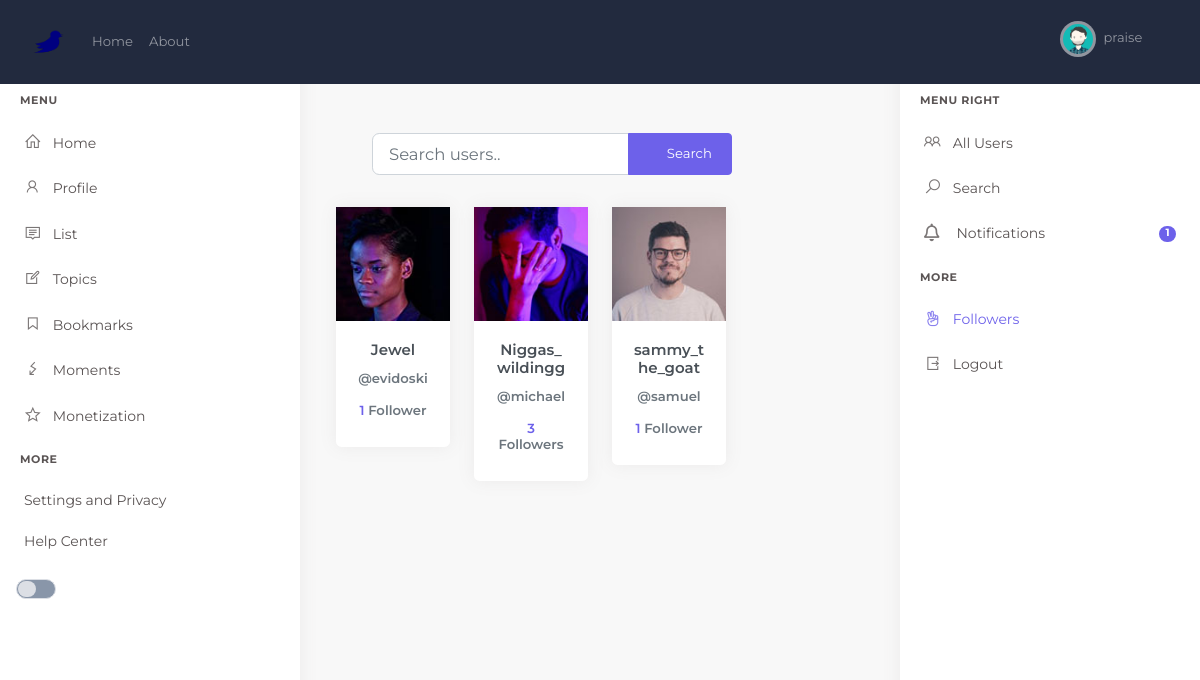
/followers/ (signed in), run on the app's committed database.
### users/models.py (models this page shows, shortened)
class Profile(models.Model):
    user = models.OneToOneField(User, on_delete=models.CASCADE)
    displayname = models.CharField('Name', default='', max_length=25, blank=True, null=True)
    slug = AutoSlugField(populate_from='user', null=True)
    bio = models.TextField(default='', blank=True, null=True)
    birthday = models.DateField('Birthday', blank=True, null=True)
    image = models.ImageField(default='default.png', upload_to='profile_pics', blank=True, null=True)
    coverimage = models.ImageField(default='default_cover.jpg', upload_to='cover_pics', blank=True, null=True)
    followers = models.ManyToManyField("Profile", blank=True)
    def get_absolute_url(self):
        return "/users/profile/{}".format(self.slug)

### users/views.py (the view)
# urls.py: path('followers/', user_views.follower_list, name='follower_list'),
def follower_list(request):
    user=request.user
    rec_follow_requests = FollowRequest.objects.filter(to_user=user)
    p = request.user.profile
    followers = p.followers.all()
    context = {
        'followers': followers,
        'rec_follow_requests': rec_follow_requests
    }
    return render(request, "users/follower_list.html", context)

### users/templates/users/follower_list.html (shortened to what this page needs)
{% extends "blog/base.html" %}
{% block content %}
<div class="main-content">
    <div class="page-content">
        <div class="container-fluid">
            {% block searchform %}
            <div class="row ">
                <div class="col-12 col-sm-12 col-md-6 col-xl-9">
                            <form class=" my-2 my-lg-0 ml-5" action="{% url 'search_users' %}" method="get">
                                <div class="form-group">
                                    <div class="input-group h-100"  >
                                        <input type="text" class="form-control form-control-lg" name="q" placeholder="Search users.." aria-label="Search users..">
                                        <div class="input-group-append">
                                            <button class="btn btn-primary waves-effect waves-light" type="submit"><i class="fas fa-search mr-2"></i>Search</button>
                                        </div>
                                    </div>
                                </div>
                            </form>
                </div>
            </div>
            {% endblock searchform %}
                <div class="container">
                    <div class="row">
                        {% if followers %}
                            {% for user_p in followers %}
                                <div class="col-md-3">
                                    <div class="card-deck-wrapper">
                                        <div class="card-deck">
                                            <div class="card card-signin card-animate my-3">
                                                <a href="{{ user_p.get_absolute_url }}"><img class="card-img-top" src="{{ user_p.image.url }}" alt=""/></a>
                                                <div class="card-body">
                                                <h5 class="card-title text-center">{{ user_p.displayname }}</h5>
                                                <h6 class="text-center">
                                                    <a href="{{ user_p.get_absolute_url }}"><p class="text-muted"><span>@</span>{{user_p.user}}</p></a>
                                                </h6>
                                                <h6 class="text-center">
                                                    <a href="/users/followers/{{user_p.id}}">
                                                        {{ user_p.followers.count }}<span class="text-muted"> Follower{{ user_p.followers.count|pluralize }}</span>
                                                    </a>
                                                </h6>
                                                </div>
                                            </div>
                                        </div>
                                    </div>
                                </div>
                            {% endfor %}
                        {% else %}
                            <br /><br />
                            <h5 class="not_found_text text-center">Find Users <a href="{% url 'users_list' %}" class="">here <i class="la la-arrow-right"></i></a></h5>
                        {% endif %}
                    </div>
                </div>
        </div>
    </div>
</div>
{% endblock content %}

### blog/templates/blog/base.html (shortened to what this page needs)
{% load static %}
<!doctype html>
<html>
    <head>
        <link rel="stylesheet" href="" type="text/css">
        <link rel="stylesheet" href="{% static 'blog/plugins/dropify/dropify.min.css' %}" type="text/css">
            <link rel="stylesheet" type="text/css" href="{% static 'blog/main.css' %}">
            <link rel="stylesheet" type="text/css" href="{% static 'blog/fontawesome5/css/all.css' %}">
            <link rel="stylesheet" type="text/css" href="{% static 'blog/line-awesome/css/line-awesome.css' %}">
        <link rel="stylesheet" href="{% static 'blog/plugins/select2/select2.min.css' %}" type="text/css">
        <link rel="stylesheet" href="{% static 'blog/plugins/bootstrap-datepicker/bootstrap-datepicker.min.css' %}" type="text/css">
        <link rel="stylesheet" href="{% static 'blog/plugins/icons.min.css' %}" type="text/css">
        <link rel="stylesheet" href="{% static 'blog/plugins/bootstrap.min.css' %}" type="text/css">
        <link rel="stylesheet" href="{% static 'blog/plugins/theme.min.css' %}" type="text/css">
    </head>
    <body>
        <nav class="navbar navbar-expand-lg navbar-dark bg-dark sticky-top">
            <div class="container-fluid">
              <a class="navbar-brand" href="/">
                  <img src="{% static 'blog/twitter-bird.png' %}" width="40px"/>
              </a>
              <div class="collapse navbar-collapse" id="navbarSupportedContent">
                <ul class="navbar-nav mr-auto">
                  <li class="nav-item">
                    <a class="nav-link" href="{% url 'blog-home' %}">Home <span class="sr-only">(current)</span></a>
                  </li>
                  <li class="nav-item">
                    <a class="nav-link" href="{% url 'blog-about' %}">About</a>
                  </li>
                </ul>
                <ul class="navbar-nav">
                    {% if user.is_authenticated %}
                          <li class="nav-item dropdown">
                            <a class="nav-link navbar-link waves-effect" href="javascript:void(0)" id="page-header-user-dropdown" data-toggle="dropdown" aria-haspopup="true" aria-expanded="false">
                                <img width="30px" class="rounded-circle header-profile-user" src="{{ user.profile.image.url }}"  />
                                <span class="d-none d-sm-inline-block ml-1 font-size-13">{{user.username}}</span>
                                <span class="icon icon-small mx-1"><span class="fas fa-chevron-down"></span></span>
                            </a>
                        </li>
                    {% else %}
                      <li class="nav-item"><a class="nav-link" href="{% url 'login' %}">Login</a></li>
                      <li class="nav-item"><a class="nav-link" href="{% url 'register' %}">Register</a></li>
                    {% endif %}
                </ul>
              </div>
            </div>
        </nav>
        <div id="layout-wrapper">
<div class="">
                <div class="vertical-menu left-menu" id="">
                    <div data-simplebar class="h-100">
                        <div class="navbar-brand-box">
                            <a href="index.html" class="logo">
                            </a>
                        </div>
                        <div id="sidebar-menu">
                            <ul class="metismenu list-unstyled" id="side-menu">
                                <li class="menu-title">Menu</li>
                                <li><a href="{% url 'blog-home' %}" class="waves-effect d-flex align-items-center"><i class="la la-home"></i><span>Home</span></a></li>
                                <li>
                                    <a href="{% url 'profile' %}"  class="waves-effect d-flex align-items-center"><i class="la la-user"></i><span>Profile</span></a>
                                </li>
                                <li><a href="#" class="waves-effect d-flex align-items-center"><i class="la la-comment"></i><span>List</span></a></li>
                                <li><a href="#" class="waves-effect d-flex align-items-center"><i class="la la-pencil-square"></i><span>Topics</span></a></li>
                                <li><a href="#" class="waves-effect d-flex align-items-center"><i class="la la-bookmark"></i><span>Bookmarks</span></a></li>
                                <li><a href="#" class="waves-effect d-flex align-items-center"><i class="la la-flash"></i><span>Moments</span></a></li>
                                <li><a href="#" class="waves-effect d-flex align-items-center"><i class="la la-star-o"></i><span>Monetization</span></a></li>
                                <li class="menu-title">More</li>
                                <li><a href="#" class=" waves-effect"><span>Settings and Privacy</span></a></li>
                                <li>
                                    <a href="#" class="waves-effect"><span>Help Center</span></a>
                                </li>
                                {% if user.is_authenticated %}
                                    <li>
                                        <div class="theme-switch">
                                            <label class="theme-switch_label" for="themeSwitchToggle"></label>
                                        </div>
                                    </li>
                                {% endif %}
                            </ul>
                        </div>
                    </div>
                </div>
                        {% block content %}
                        {% endblock %}
                        <div class="vertical-menu right-menu" id="vertical-menu-right">
                            <div data-simplebar class="h-100">
                                <div class="navbar-brand-box">
                                    <a href="index.html" class="logo">
                                    </a>
                                </div>
                                <div id="sidebar-menu">
                                    <ul class="metismenu list-unstyled" id="side-menu">
                                        <li class="menu-title">Menu Right</li>
                                        <li><a href="{% url 'users_list' %}" class="waves-effect d-flex align-items-center"><i class="la la-users"></i><span>All Users</span></a></li>
                                        <li><a href="{% url 'search_users' %}" class="waves-effect d-flex align-items-center"><i class="la la-search"></i><span>Search</span></a></li>
                                        <li>
                                            <a href="{% url 'notification' %}" class="waves-effect"><i class="far fa-bell"></i>
                                                {% if rec_follow_requests %}
                                                    <span class="badge badge-pill badge-primary float-right">
                                                        {{ rec_follow_requests.count }}
                                                    </span>
                                                {% else %}
                                                    <span class="badge badge-pill badge-primary float-right"></span>
                                                {% endif %}
                                            <span>Notifications</span>
                                            </a>
                                        </li>
                                        {% if request.user.is_authenticated %}
                                            <li class="menu-title">More</li>
                                            <li><a href="{% url 'follower_list' %}" class=" waves-effect"><i class="la la-hand-peace-o"></i><span>Followers</span></a></li>
                                            <li>
                                                <a href="{% url 'logout' %}" class="waves-effect"><i class="la la-sign-out"></i><span>Logout</span></a>
                                            </li>
                                        {% endif %}
                                    </ul>
                                </div>
                            </div>
                        </div>
    </div>
    </div>
    </body>
</html>

### blog/static/blog/main.css (style rules this page uses)
body { background: #fafafa; color: #333333; margin-top: 5rem; }
h1, h2, h3, h4, h5, h6 { color: #444444; }
ul { margin: 0; }

### blog/templates/blog/base.html (style rules this page uses)
.page-content { padding: calc(25px + 24px) calc(24px / 2) 70px calc(24px / 2); }
.main-content { margin-left: 300px; margin-right: 300px; overflow: hidden; }
.vertical-menu { width:300px; transition: all .4s; }
.vertical-menu.right-menu { float:right; right: 0; }
.vertical-menu.left-menu { left:0; }
.theme-switch { display: flex; justify-content: flex-start; position: relative; z-index: 0; padding: 1rem; }
.theme-switch_label { outline: 0; display: block; width: 3em; height: 1.5em; position: relative; cursor: pointer; -webkit-user-select: none; -moz-user-select: none; -ms-user-select: none; user-select: none; padding: 1px; background-color: #8996a9; border: 1px solid #dcdfe5; border-radius: 2em; transition: all 0.2s ease; }
.theme-switch_label::after { content: ""; display: block; position: relative; width: 50%; height: 100%; background-color: #dcdfe5; border-radius: 1em; transition: all 0.2s ease; }

### data on the page
Profile: image (picture), displayname "Jewel", user "evidoski", followers.count "1"
Profile: image (picture), displayname "Niggas_wildingg", user "michael", followers.count "3"
Profile: image (picture), displayname "sammy_the_goat", user "samuel", followers.count "1"

### other printed values
{{ user.username }} "praise"
{{ rec_follow_requests.count }} "1"
